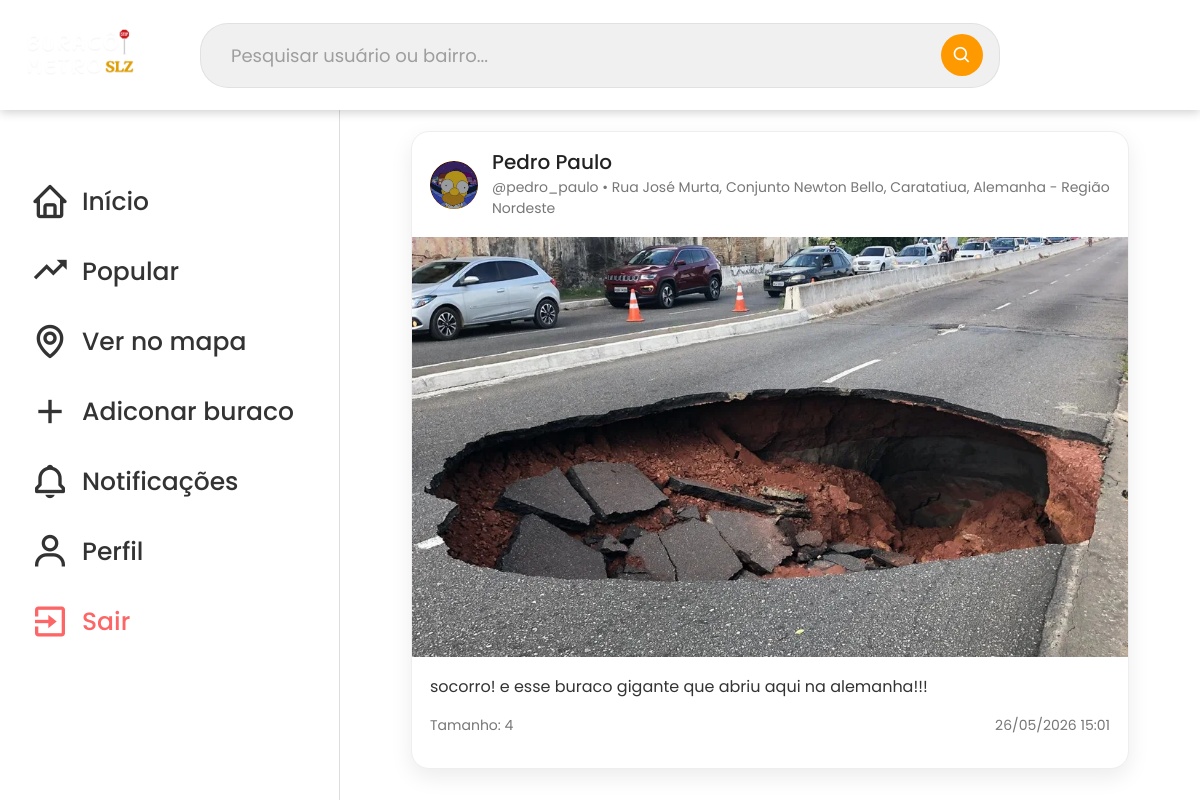
Screenshot of /buracos/detalhe/31/ (signed in) with the database file from the repository.
### buracos/models.py (models this page shows, shortened)
class Buraco(models.Model):
    titulo = models.CharField(max_length=255)
    descricao = models.TextField()
    local = models.CharField(max_length=255)
    endereco = models.CharField(max_length=255)
    url_imagem = models.URLField(blank=True, null=True)
    imagem = models.ImageField(upload_to='buracos/', null=True, blank=True)
    tamanho = models.SmallIntegerField(default=1)
    data_atual = models.DateTimeField(auto_now_add=True)
    created_at = models.DateTimeField(auto_now_add=True)  # Data e hora de criação (preenchido automaticamente)
    updated_at = models.DateTimeField(auto_now=True)  # Data e hora de última atualização (atualizado automaticamente)
    usuario = models.ForeignKey(settings.AUTH_USER_MODEL, on_delete=models.CASCADE, null=True, blank=True)

### usuarios/models.py (models this page shows, shortened)
class CustomUser(AbstractUser):
    date_of_birth = models.DateField(null=True, blank=True)
    name = models.CharField(max_length=255, null=True, blank=True)
    foto = models.ImageField(upload_to='perfis/', null=True, blank=True)
    objects = UserManager()

### buracos/views.py (the view)
# urls.py: path('detalhe/<int:id>/', detalheBuracoView, name='detalheBuracoView'),
def detalheBuracoView(request, id):
    buraco = Buraco.objects.get(id=id)
    return render(request, 'buracos/detalhe-buraco.html', {
        'buraco': buraco
    })

### buracos/templates/buracos/detalhe-buraco.html
{% extends 'principal/principal.html' %}
{% load static %}
{% block content %}
<div class="feed-container">
    <div class="post-card">
        <div class="post-header">
            <div class="avatar">
                {% if buraco.usuario.foto %}
                    <img src="{{ buraco.usuario.foto.url }}" alt="Foto de perfil">
                {% elif buraco.usuario %}
                    {{ buraco.usuario.username|slice:":1"|upper }}
                {% else %}
                    ?
                {% endif %}
            </div>
            <div>
                {% if buraco.usuario %}
                    <h2>{{ buraco.usuario.name|default:buraco.usuario.username }}</h2>
                    <p>@{{ buraco.usuario.username }} • {{ buraco.endereco }}</p>
                {% else %}
                    <h2>Usuário desconhecido</h2>
                    <p>{{ buraco.endereco }}</p>
                {% endif %}
            </div>
        </div>
        {% if buraco.url_imagem %}
            <img class="post-image" src="{% static 'image-users/' %}{{ buraco.url_imagem }}" alt="Imagem do buraco">
        {% endif %}
        <div class="post-body">
            <p>{{ buraco.descricao }}</p>
            <div class="post-info">
                <span>Tamanho: {{ buraco.tamanho }}</span>
                <span>{{ buraco.created_at|date:"d/m/Y H:i" }}</span>
            </div>
        </div>
    </div>
</div>
{% endblock %}

### paginas/static/paginas/css/principal.css (style rules this page uses)
* { font-family: "Poppins", sans-serif; margin:0; padding: 0; box-sizing: border-box; }
:root { --espacamanto-conteudo: 50px; --body-color:#ffffff; --sidebar-color: #ffffff; --primary-color: #ff9900; --primary-color-light: #f6f5ff; --togle-color:#DDDD; --text-color: #707070; --tran-03: all 0.2s ease; --tran-03: all 0.3s ease; --tran-04: all 0.4s ease; --tran-05: all 0.5s ease; }
body { height: 100vh; background-color: var(--body-color); }
.feed-container { max-width: 720px; margin: 0 auto; padding: 1px; }
.post-card { background-color: white; border-radius: 18px; margin-bottom: 28px; box-shadow: 0 8px 22px rgba(0, 0, 0, 0.08); overflow: hidden; border: 1px solid #eee; }
.post-header { display: flex; align-items: center; gap: 14px; padding: 18px; }
.avatar { width: 48px; height: 48px; min-width: 48px; min-height: 48px; flex-shrink: 0; background-color: #ff9900; color: white; font-weight: bold; border-radius: 50%; display: flex; align-items: center; justify-content: center; overflow: hidden; }
.post-header h2 { margin: 0; font-size: 20px; color: #222; }
.post-header p { margin: 3px 0 0; color: #777; font-size: 14px; }
.post-image { width: 100%; max-height: 420px; object-fit: cover; display: block; }
.post-body { padding: 18px; }
.post-body p { font-size: 16px; color: #333; }
.post-info { display: flex; justify-content: space-between; color: #777; font-size: 14px; margin: 14px 0; }
.perfil-avatar img, .avatar img { width: 100%; height: 100%; object-fit: cover; border-radius: 50%; }
.avatar img { width: 100%; height: 100%; object-fit: cover; border-radius: 50%; }

### rows the page displays
Buraco: usuario.foto (picture), usuario.name "Pedro Paulo", usuario.username "pedro_paulo", endereco "Rua José Murta, Conjunto Newton Bello, Caratatiua, Alemanha - Região Nordeste", url_imagem (picture), descricao "socorro! e esse buraco gigante que abriu aqui na alemanha!!!", tamanho "4", created_at "26/05/2026 15:01"
